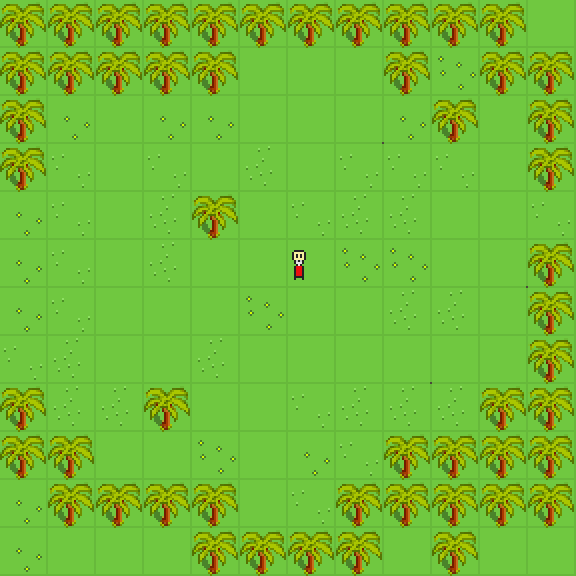

A level layout from a 2D game, rendered from its tile map. Below: a short description, then the map file with tile-grid data replaced by summaries:
An orthogonal 12x12 tile map with 48x48 px tiles, 1 tile layer (Tile Layer 1), 2 tilesets and 11 objects (8x entity, playerStart, teleport, dialog).

<map version="1.0" orientation="orthogonal" width="12" height="12" tilewidth="48" tileheight="48">
 <tileset firstgid="1" source="tileset.tsx" />
 <tileset firstgid="211" source="ground.tsx" />
 <layer name="Tile Layer 1" width="12" height="12">
  <data>[144 cells, 144 non-empty, 10 distinct tile ids]</data>
 </layer>
 <objectgroup name="Object Layer 1" width="12" height="12">
  <object name="player start" type="playerStart" x="44" y="271" width="83" height="64" />
  <object name="map 1" type="teleport" x="-9" y="210" width="43" height="165">
   <properties>
    <property name="map" value="map.json" />
   </properties>
  </object>
  <object name="The farmer" type="dialog" x="276" y="234" width="45" height="88">
   <properties>
    <property name="1) You pigs are ugly!" value="Not as ugly as you are, but much more delicious!" />
    <property name="1.1) You are ugly, and old!" value="I see I touched a sensitive point." />
    <property name="1.2) Can I have some of this bacon then?" value="It's 1 gold for 10 slices" />
    <property name="2) Is that your pigs?" value="Yes, do you want to buy some bacon?" />
    <property name="2.1) Yes please." value="It's 1 gold for 20 slices." />
    <property name="2.2) No I am a vegetarian." value="Too bad." />
    <property name="start" value="Hello good sir, I am the pig farmer. What can I do fo you?" />
    <property name="title" value="The farmer" />
   </properties>
  </object>
  <object type="entity" gid="142" x="373" y="234">
   <properties>
    <property name="move" value="true" />
   </properties>
  </object>
  <object type="entity" gid="142" x="276" y="169">
   <properties>
    <property name="move" value="true" />
   </properties>
  </object>
  <object type="entity" gid="142" x="400" y="328">
   <properties>
    <property name="move" value="true" />
   </properties>
  </object>
  <object type="entity" gid="142" x="367" y="371">
   <properties>
    <property name="move" value="true" />
   </properties>
  </object>
  <object type="entity" gid="142" x="171" y="340">
   <properties>
    <property name="move" value="true" />
   </properties>
  </object>
  <object type="entity" gid="142" x="125" y="180">
   <properties>
    <property name="move" value="true" />
   </properties>
  </object>
  <object type="entity" gid="142" x="227" y="456">
   <properties>
    <property name="move" value="true" />
   </properties>
  </object>
  <object type="entity" gid="142" x="406" y="379">
   <properties>
    <property name="move" value="true" />
   </properties>
  </object>
 </objectgroup>
</map>
